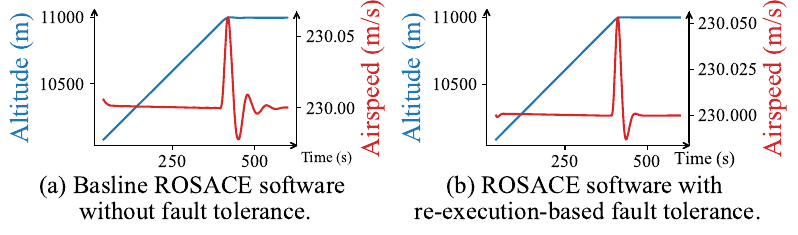

Reproduce this figure in Python.
import pandas as pd
import matplotlib.pyplot as plt

# Set font and style
plt.rcParams['font.family'] = 'Times New Roman'

# Load data
airspeed_noretry = pd.read_csv("airspeed.data", delim_whitespace=True, header=None, names=["time", "airspeed"])
altitude_noretry = pd.read_csv("altitude.data", delim_whitespace=True, header=None, names=["time", "altitude"])
airspeed_retry = pd.read_csv("airspeedRetry.data", delim_whitespace=True, header=None, names=["time", "airspeed"])
altitude_retry = pd.read_csv("altitudeRetry.data", delim_whitespace=True, header=None, names=["time", "altitude"])

# Filter to time >= 40s
airspeed_noretry = airspeed_noretry[airspeed_noretry['time'] >= 40]
altitude_noretry = altitude_noretry[altitude_noretry['time'] >= 40]
airspeed_retry = airspeed_retry[airspeed_retry['time'] >= 40]
altitude_retry = altitude_retry[altitude_retry['time'] >= 40]

# Create subplots
fig, axs = plt.subplots(1, 2, figsize=(8, 3))
plt.subplots_adjust(wspace=0.001)
# plt.tight_layout()

# --- Left plot: No Retry ---
ax1 = axs[0]
ax1.set_xlabel("Time (s)", fontsize=11, color='black')
ax1.xaxis.set_label_coords(1.15, -0.045)  # x=1.0 puts it at far right near ticks
ax1.set_ylabel("Altitude (m)", fontsize=19, color='tab:blue')
ax1.plot(altitude_noretry['time'], altitude_noretry['altitude'], color='tab:blue')
ax1.tick_params(axis='both', labelsize=13, colors='black')
ax1.ticklabel_format(style='plain', axis='y', useOffset=False)

ax2 = ax1.twinx()
ax2.set_ylabel("Airspeed (m/s)", fontsize=19, color='tab:red')
ax2.plot(airspeed_noretry['time'], airspeed_noretry['airspeed'], color='tab:red')
ax2.tick_params(axis='y', labelsize=13, colors='black')
ax2.ticklabel_format(style='plain', axis='y', useOffset=False)

# Subfigure label
ax1.text(0.5, -0.55, "(a) Basline ROSACE software \nwithout fault tolerance.", fontsize=18, ha='center', transform=ax1.transAxes)

# --- Right plot: Retry ---
ax3 = axs[1]
ax3.set_xlabel("Time (s)", fontsize=13, color='black')
ax3.xaxis.set_label_coords(1.08, -0.045)  # x=1.0 puts it at far right near ticks
ax3.set_ylabel("Altitude (m)", fontsize=19, color='tab:blue')
ax3.plot(altitude_retry['time'], altitude_retry['altitude'], color='tab:blue')
ax3.tick_params(axis='both', labelsize=13, colors='black')
ax3.ticklabel_format(style='plain', axis='y', useOffset=False)

ax4 = ax3.twinx()
ax4.set_ylabel("Airspeed (m/s)", fontsize=19, color='tab:red')
ax4.plot(airspeed_retry['time'], airspeed_retry['airspeed'], color='tab:red')
ax4.tick_params(axis='y', labelsize=13, colors='black')
ax4.ticklabel_format(style='plain', axis='y', useOffset=False)

# Subfigure label
ax3.text(0.5, -0.55, "(b) ROSACE software with \nre-execution-based fault tolerance.", fontsize=18, ha='center', transform=ax3.transAxes)

# Remove top/right spines and add axis arrows
for ax in [ax1, ax2, ax3, ax4]:
    ax.spines['top'].set_visible(False)
    # ax.spines['right'].set_visible(False)

    # Add arrow to x-axis
    ax.annotate('', xy=(1.02, 0), xycoords='axes fraction',
                xytext=(0.98, 0), textcoords='axes fraction',
                arrowprops=dict(facecolor='black', arrowstyle='->', lw=1))

    # Add arrow to y-axis
    ax.annotate('', xy=(0, 1.02), xycoords='axes fraction',
                xytext=(0, 0.98), textcoords='axes fraction',
                arrowprops=dict(facecolor='black', arrowstyle='->', lw=1))
    
    # Add arrow to y-axis
    ax.annotate('', xy=(1, 1.02), xycoords='axes fraction',
                xytext=(1, 0), textcoords='axes fraction',
                arrowprops=dict(facecolor='black', arrowstyle='->', lw=1))

# Save figure
plt.tight_layout()
plt.savefig("graph.pdf", bbox_inches='tight')
